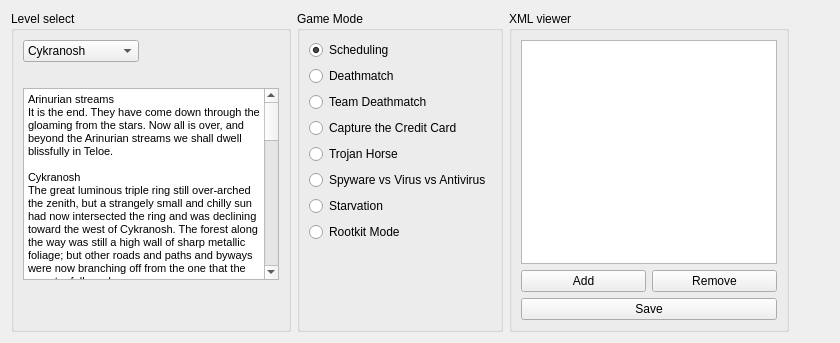
              <widget class="QWidget" name="Level">
               <attribute name="title">
                <string>Level</string>
               </attribute>
               <layout class="QHBoxLayout" name="horizontalLayout_15">
                <item>
                 <layout class="QHBoxLayout" name="horizontalLayout_14">
                  <item>
                   <widget class="QGroupBox" name="groupBox_6">
                    <property name="title">
                     <string>Level select</string>
                    </property>
                    <layout class="QVBoxLayout" name="verticalLayout_9">
                     <item>
                      <layout class="QVBoxLayout" name="verticalLayout_8">
                       <item>
                        <layout class="QHBoxLayout" name="horizontalLayout_16">
                         <item>
                          <widget class="QComboBox" name="comboBox_LevelSelect">
                           <item>
                            <property name="text">
                             <string>Cykranosh</string>
                            </property>
                           </item>
                           <item>
                            <property name="text">
                             <string>Remilliod</string>
                            </property>
                           </item>
                           <item>
                            <property name="text">
                             <string>Wintermute</string>
                            </property>
                           </item>
                           <item>
                            <property name="text">
                             <string>Plateau of Leng</string>
                            </property>
                           </item>
                           <item>
                            <property name="text">
                             <string>Unkown Kadath</string>
                            </property>
                           </item>
                           <item>
                            <property name="text">
                             <string>Arinurian</string>
                            </property>
                           </item>
                           <item>
                            <property name="text">
                             <string>Celephais</string>
                            </property>
                           </item>
                           <item>
                            <property name="text">
                             <string>Garden of Yin</string>
                            </property>
                           </item>
                           <item>
                            <property name="text">
                             <string>Hyperboria</string>
                            </property>
                           </item>
                          </widget>
                         </item>
                         <item>
                          <spacer name="horizontalSpacer_5">
                           <property name="orientation">
                            <enum>Qt::Horizontal</enum>
                           </property>
                           <property name="sizeHint" stdset="0">
                            <size>
                             <width>40</width>
                             <height>20</height>
                            </size>
                           </property>
                          </spacer>
                         </item>
                        </layout>
                       </item>
                       <item>
                        <widget class="QLabel" name="label_2">
                         <property name="text">
                          <string/>
                         </property>
                         <property name="pixmap">
                          <pixmap resource="xkill.qrc">:/xkill/images/arena1.png</pixmap>
                         </property>
                         <property name="scaledContents">
                          <bool>false</bool>
                         </property>
                        </widget>
                       </item>
                       <item>
                        <widget class="QTextBrowser" name="textBrowser_LevelInfo">
                         <property name="enabled">
                          <bool>true</bool>
                         </property>
                         <property name="styleSheet">
                          <string notr="true"/>
                         </property>
                         <property name="html">
                          <string>&lt;!DOCTYPE HTML PUBLIC &quot;-//W3C//DTD HTML 4.0//EN&quot; &quot;http://www.w3.org/TR/REC-html40/strict.dtd&quot;&gt;
&lt;html&gt;&lt;head&gt;&lt;meta name=&quot;qrichtext&quot; content=&quot;1&quot; /&gt;&lt;style type=&quot;text/css&quot;&gt;
p, li { white-space: pre-wrap; }
&lt;/style&gt;&lt;/head&gt;&lt;body style=&quot; font-family:'MS Shell Dlg 2'; font-size:8.25pt; font-weight:400; font-style:normal;&quot;&gt;
&lt;p style=&quot; margin-top:0px; margin-bottom:0px; margin-left:0px; margin-right:0px; -qt-block-indent:0; text-indent:0px;&quot;&gt;&lt;span style=&quot; font-size:8pt;&quot;&gt;Arinurian streams &lt;/span&gt;&lt;/p&gt;
&lt;p style=&quot; margin-top:0px; margin-bottom:0px; margin-left:0px; margin-right:0px; -qt-block-indent:0; text-indent:0px;&quot;&gt;&lt;span style=&quot; font-size:8pt;&quot;&gt;It is the end. They have come down through the gloaming from the stars. Now all is over, and beyond the Arinurian streams we shall dwell blissfully in Teloe.&lt;/span&gt;&lt;/p&gt;
&lt;p style=&quot;-qt-paragraph-type:empty; margin-top:0px; margin-bottom:0px; margin-left:0px; margin-right:0px; -qt-block-indent:0; text-indent:0px; font-size:8pt;&quot;&gt;&lt;br /&gt;&lt;/p&gt;
&lt;p style=&quot; margin-top:0px; margin-bottom:0px; margin-left:0px; margin-right:0px; -qt-block-indent:0; text-indent:0px;&quot;&gt;&lt;span style=&quot; font-size:8pt;&quot;&gt;Cykranosh&lt;/span&gt;&lt;/p&gt;
&lt;p style=&quot; margin-top:0px; margin-bottom:0px; margin-left:0px; margin-right:0px; -qt-block-indent:0; text-indent:0px;&quot;&gt;&lt;span style=&quot; font-size:8pt;&quot;&gt;The great luminous triple ring still over-arched the zenith, but a strangely small and chilly sun had now intersected the ring and was declining toward the west of Cykranosh. The forest along the way was still a high wall of sharp metallic foliage; but other roads and paths and byways were now branching off from the one that the monster followed.&lt;/span&gt;&lt;/p&gt;
&lt;p style=&quot;-qt-paragraph-type:empty; margin-top:0px; margin-bottom:0px; margin-left:0px; margin-right:0px; -qt-block-indent:0; text-indent:0px; font-size:8pt;&quot;&gt;&lt;br /&gt;&lt;/p&gt;
&lt;p style=&quot; margin-top:0px; margin-bottom:0px; margin-left:0px; margin-right:0px; -qt-block-indent:0; text-indent:0px;&quot;&gt;&lt;span style=&quot; font-size:8pt;&quot;&gt;Remilliod&lt;/span&gt;&lt;/p&gt;
&lt;p style=&quot; margin-top:0px; margin-bottom:0px; margin-left:0px; margin-right:0px; -qt-block-indent:0; text-indent:0px;&quot;&gt;&lt;span style=&quot; font-size:8pt;&quot;&gt;The overall colour was a skullish grey, offset by scabs of rust and a few desultory chips of powder-blue near the equatorial zones.&lt;/span&gt;&lt;/p&gt;
&lt;p style=&quot;-qt-paragraph-type:empty; margin-top:0px; margin-bottom:0px; margin-left:0px; margin-right:0px; -qt-block-indent:0; text-indent:0px; font-size:8pt;&quot;&gt;&lt;br /&gt;&lt;/p&gt;
&lt;p style=&quot; margin-top:0px; margin-bottom:0px; margin-left:0px; margin-right:0px; -qt-block-indent:0; text-indent:0px;&quot;&gt;&lt;span style=&quot; font-size:8pt;&quot;&gt;Wintermute&lt;/span&gt;&lt;/p&gt;
&lt;p style=&quot; margin-top:0px; margin-bottom:0px; margin-left:0px; margin-right:0px; -qt-block-indent:0; text-indent:0px;&quot;&gt;&lt;span style=&quot; font-size:8pt;&quot;&gt;The sky above the port was the color of television, tuned to a dead channel.&lt;/span&gt;&lt;/p&gt;
&lt;p style=&quot;-qt-paragraph-type:empty; margin-top:0px; margin-bottom:0px; margin-left:0px; margin-right:0px; -qt-block-indent:0; text-indent:0px; font-size:8pt;&quot;&gt;&lt;br /&gt;&lt;/p&gt;
&lt;p style=&quot; margin-top:0px; margin-bottom:0px; margin-left:0px; margin-right:0px; -qt-block-indent:0; text-indent:0px;&quot;&gt;&lt;span style=&quot; font-size:8pt;&quot;&gt;Celephais&lt;/span&gt;&lt;/p&gt;
&lt;p style=&quot; margin-top:0px; margin-bottom:0px; margin-left:0px; margin-right:0px; -qt-block-indent:0; text-indent:0px;&quot;&gt;&lt;span style=&quot; font-size:8pt;&quot;&gt;Endlessly down the horsemen floated, their chargers pawing the aether as if galloping over golden sands; and then the luminous vapours spread apart to reveal a greater brightness, the brightness of the city Celephaïs, and the sea coast beyond, and the snowy peak overlooking the sea, and the gaily painted galleys that sail out of the harbour toward distant regions where the sea meets the sky.&lt;/span&gt;&lt;/p&gt;
&lt;p style=&quot;-qt-paragraph-type:empty; margin-top:0px; margin-bottom:0px; margin-left:0px; margin-right:0px; -qt-block-indent:0; text-indent:0px; font-size:8pt;&quot;&gt;&lt;br /&gt;&lt;/p&gt;
&lt;p style=&quot; margin-top:0px; margin-bottom:0px; margin-left:0px; margin-right:0px; -qt-block-indent:0; text-indent:0px;&quot;&gt;&lt;span style=&quot; font-size:8pt;&quot;&gt;Hyperboria&lt;/span&gt;&lt;/p&gt;
&lt;p style=&quot; margin-top:0px; margin-bottom:0px; margin-left:0px; margin-right:0px; -qt-block-indent:0; text-indent:0px;&quot;&gt;&lt;span style=&quot; font-size:8pt;&quot;&gt;Between the years when the oceans drank Atlantis and the gleaming cities, there was an Age undreamed of, when shining kingdoms lay spread across the world like blue mantles beneath the stars.&lt;/span&gt;&lt;/p&gt;
&lt;p style=&quot;-qt-paragraph-type:empty; margin-top:0px; margin-bottom:0px; margin-left:0px; margin-right:0px; -qt-block-indent:0; text-indent:0px; font-size:8pt;&quot;&gt;&lt;br /&gt;&lt;/p&gt;
&lt;p style=&quot; margin-top:0px; margin-bottom:0px; margin-left:0px; margin-right:0px; -qt-block-indent:0; text-indent:0px;&quot;&gt;&lt;span style=&quot; font-size:8pt;&quot;&gt;City of Pillars&lt;/span&gt;&lt;/p&gt;
&lt;p style=&quot; margin-top:0px; margin-bottom:0px; margin-left:0px; margin-right:0px; -qt-block-indent:0; text-indent:0px;&quot;&gt;&lt;span style=&quot; font-size:8pt;&quot;&gt;When I drew nigh the nameless city I knew it was accursed. I was traveling in a parched and terrible valley under the moon, and afar I saw it protruding uncannily above the sands as parts of a corpse may protrude from an ill-made grave.&lt;/span&gt;&lt;/p&gt;
&lt;p style=&quot;-qt-paragraph-type:empty; margin-top:0px; margin-bottom:0px; margin-left:0px; margin-right:0px; -qt-block-indent:0; text-indent:0px; font-size:8pt;&quot;&gt;&lt;br /&gt;&lt;/p&gt;
&lt;p style=&quot; margin-top:0px; margin-bottom:0px; margin-left:0px; margin-right:0px; -qt-block-indent:0; text-indent:0px;&quot;&gt;&lt;span style=&quot; font-size:8pt;&quot;&gt;Unkown Kadath&lt;/span&gt;&lt;/p&gt;
&lt;p style=&quot; margin-top:0px; margin-bottom:0px; margin-left:0px; margin-right:0px; -qt-block-indent:0; text-indent:0px;&quot;&gt;&lt;span style=&quot; font-size:8pt;&quot;&gt;At length, sick with longing for those glittering sunset streets and cryptical hill lanes among ancient tiled roofs, nor able sleeping or waking to drive them from his mind, Carter resolved to go with bold entreaty whither no man had gone before, and dare the icy deserts through the dark to where unknown Kadath, veiled in cloud and crowned with unimagined stars, holds secret and nocturnal the onyx castle of the Great Ones.&lt;/span&gt;&lt;/p&gt;&lt;/body&gt;&lt;/html&gt;</string>
                         </property>
                         <property name="textInteractionFlags">
                          <set>Qt::NoTextInteraction</set>
                         </property>
                        </widget>
                       </item>
                       <item>
                        <spacer name="verticalSpacer_3">
                         <property name="orientation">
                          <enum>Qt::Vertical</enum>
                         </property>
                         <property name="sizeHint" stdset="0">
                          <size>
                           <width>20</width>
                           <height>40</height>
                          </size>
                         </property>
                        </spacer>
                       </item>
                      </layout>
                     </item>
                    </layout>
                   </widget>
                  </item>
                  <item>
                   <widget class="QGroupBox" name="groupBox_19">
                    <property name="title">
                     <string>Game Mode</string>
                    </property>
                    <layout class="QVBoxLayout" name="verticalLayout_30">
                     <item>
                      <widget class="QRadioButton" name="radioButton_6">
                       <property name="text">
                        <string>Scheduling</string>
                       </property>
                       <property name="checked">
                        <bool>true</bool>
                       </property>
                      </widget>
                     </item>
                     <item>
                      <widget class="QRadioButton" name="radioButton_7">
                       <property name="text">
                        <string>Deathmatch</string>
                       </property>
                      </widget>
                     </item>
                     <item>
                      <widget class="QRadioButton" name="radioButton_59">
                       <property name="text">
                        <string>Team Deathmatch</string>
                       </property>
                      </widget>
                     </item>
                     <item>
                      <widget class="QRadioButton" name="radioButton_8">
                       <property name="text">
                        <string>Capture the Credit Card</string>
                       </property>
                      </widget>
                     </item>
                     <item>
                      <widget class="QRadioButton" name="radioButton_11">
                       <property name="text">
                        <string>Trojan Horse</string>
                       </property>
                      </widget>
                     </item>
                     <item>
                      <widget class="QRadioButton" name="radioButton_10">
                       <property name="text">
                        <string>Spyware vs Virus vs Antivirus</string>
                       </property>
                      </widget>
                     </item>
                     <item>
                      <widget class="QRadioButton" name="radioButton_12">
                       <property name="text">
                        <string>Starvation</string>
                       </property>
                      </widget>
                     </item>
                     <item>
                      <widget class="QRadioButton" name="radioButton_9">
                       <property name="text">
                        <string>Rootkit Mode</string>
                       </property>
                      </widget>
                     </item>
                     <item>
                      <spacer name="verticalSpacer_14">
                       <property name="orientation">
                        <enum>Qt::Vertical</enum>
                       </property>
                       <property name="sizeHint" stdset="0">
                        <size>
                         <width>20</width>
                         <height>40</height>
                        </size>
                       </property>
                      </spacer>
                     </item>
                    </layout>
                   </widget>
                  </item>
                  <item>
                   <widget class="QGroupBox" name="groupBox_7">
                    <property name="title">
                     <string>XML viewer</string>
                    </property>
                    <layout class="QVBoxLayout" name="verticalLayout_11">
                     <item>
                      <widget class="QTreeView" name="treeView">
                       <attribute name="headerVisible">
                        <bool>false</bool>
                       </attribute>
                      </widget>
                     </item>
                     <item>
                      <layout class="QHBoxLayout" name="horizontalLayout_8">
                       <item>
                        <widget class="QPushButton" name="pushButton_AddLevel">
                         <property name="text">
                          <string>Add</string>
                         </property>
                        </widget>
                       </item>
                       <item>
                        <widget class="QPushButton" name="pushButton_RemoveLevel">
                         <property name="text">
                          <string>Remove</string>
                         </property>
                        </widget>
                       </item>
                      </layout>
                     </item>
                     <item>
                      <widget class="QPushButton" name="pushButton_SaveLevel">
                       <property name="text">
                        <string>Save</string>
                       </property>
                      </widget>
                     </item>
                    </layout>
                   </widget>
                  </item>
                 </layout>
                </item>
                <item>
                 <spacer name="horizontalSpacer_6">
                  <property name="orientation">
                   <enum>Qt::Horizontal</enum>
                  </property>
                  <property name="sizeHint" stdset="0">
                   <size>
                    <width>40</width>
                    <height>20</height>
                   </size>
                  </property>
                 </spacer>
                </item>
               </layout>
              </widget>
